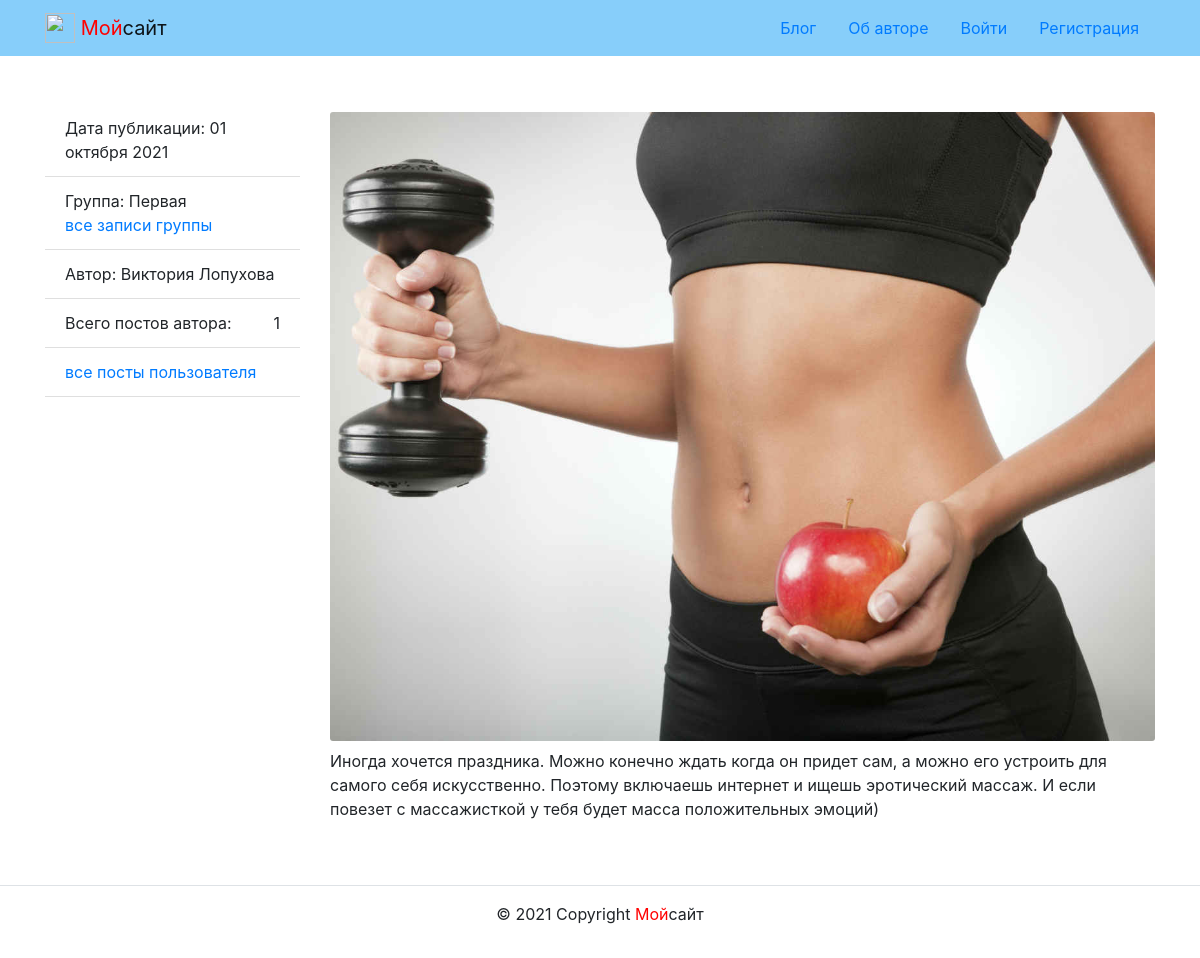
Page /posts/2/ on the committed database.
### home/models.py (models this page shows, shortened)
class Post(models.Model):
    text = models.TextField(
        verbose_name='Пост',
        help_text='Поле для ввода поста')
    pub_date = models.DateTimeField(
        auto_now_add=True,
        verbose_name='Дата публикации',
        help_text='Дата публикации')
    author = models.ForeignKey(
        User,
        on_delete=models.CASCADE,
        related_name='posts',
        verbose_name='Автор публикации',
        help_text='автор публикации')
    group = models.ForeignKey(
        Group,
        on_delete=models.SET_NULL,
        related_name='posts',
        blank=True, null=True,
        verbose_name='Группа постов',
        help_text='Поле для ввода группы постов')
    image = models.ImageField(
        'Картинка',
        upload_to='home/',
        blank=True,
        null=True,
        help_text='Загрузите картинку'
    )
    class Meta:
        ordering = ('-pub_date',)
        verbose_name = 'Пост'
        verbose_name_plural = 'Посты'

class Group(models.Model):
    title = models.CharField(
        max_length=200,
        verbose_name='имя группы',
        help_text='Поле для ввода группы')
    slug = models.SlugField(
        max_length=200,
        unique=True,
        db_index=True,
        verbose_name='slug',
        help_text='Поле для ввода slug')
    description = models.TextField(
        verbose_name='Описание группы',
        help_text='Поле для ввода описания группы')

### home/views.py (the view)
# urls.py: path('posts/<int:post_id>/', views.post_detail, name='post_detail'),
def post_detail(request, post_id):
    form = CommentForm()
    post = get_object_or_404(Post, id=post_id)
    comments = post.comments.all()
    post_title = post.text
    owner_of_post = request.user == post.author
    context = {'post': post, 'post_title': post_title,
               'owner_of_post': owner_of_post,
               'form': form,
               'comments': comments, }
    return render(request, 'home/post_detail.html', context)

### core/context_processors/year.py (called while the page is built)
def year(request):
    return {'year': dt.datetime.now().year}

### templates/home/post_detail.html (shortened to what this page needs)
{% extends 'base.html' %}
{% block content %}
{% load thumbnail %}
  <div class="container py-5">
      <div class="row">
        <aside class="col-12 col-md-3">
          <ul class="list-group list-group-flush">
            <li class="list-group-item">
              Дата публикации: {{ post.pub_date|date:"d E Y" }}
            </li>
            {% if post.group.slug %}
              <li class="list-group-item">
                Группа: {{ post.group.title }}<br>
                <a href="{% url 'home:group_list' post.group.slug %}">все записи группы</a>
            {% endif %}
              </li>
              <li class="list-group-item">
                Автор: {{ post.author.get_full_name }}
              </li>
              <li class="list-group-item d-flex justify-content-between align-items-center">
              Всего постов автора:  <span >{{ post.author.posts.count }}</span>
            </li>
            <li class="list-group-item">
              <a href="{% url 'home:profile' post.author.username %}">все посты пользователя</a>
            </li>
            <li class="list-group-item">
             </li>
          </ul>
        </aside>
        <article class="col-12 col-md-9">
          {% thumbnail post.image "900x614" crop="center" upscale=True as im %}
          <img class="card-img my-2" src="{{ im.url }}">
          {% endthumbnail %}
          <p>{{ post.text | linebreaksbr}}</p>
{% load user_filters %}
        </article>
      </div>
{% endblock %}

### rows in the picture
Post: pub_date "01 октября 2021", group "Первая", author.get_full_name "Виктория Лопухова", author.posts.count "1", text "Иногда хочется праздника. Можно конечно ждать когда он придет сам, а можно его устроить для самого себя искусственно. Поэтому включаешь интернет и ищешь эротический массаж. И если повезет с массажисткой у тебя будет масса положительных эмоций)"
